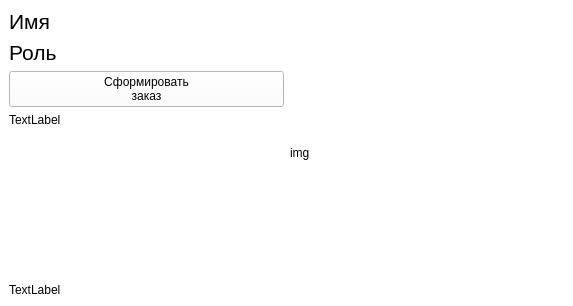
<?xml version="1.0" encoding="UTF-8"?>
<ui version="4.0">
 <class>MainWindow_laborant</class>
 <widget class="QMainWindow" name="MainWindow_laborant">
  <property name="geometry">
   <rect>
    <x>0</x>
    <y>0</y>
    <width>573</width>
    <height>306</height>
   </rect>
  </property>
  <property name="windowTitle">
   <string>MainWindow</string>
  </property>
  <property name="windowIcon">
   <iconset>
    <normaloff>../../Resources/logo.ico</normaloff>../../Resources/logo.ico</iconset>
  </property>
  <property name="styleSheet">
   <string notr="true">background-color: rgb(255, 255, 255);</string>
  </property>
  <widget class="QWidget" name="centralwidget">
   <layout class="QHBoxLayout" name="horizontalLayout">
    <item>
     <layout class="QVBoxLayout" name="verticalLayout">
      <item>
       <widget class="QLabel" name="label_name">
        <property name="font">
         <font>
          <pointsize>16</pointsize>
         </font>
        </property>
        <property name="text">
         <string>&lt;html&gt;&lt;head/&gt;&lt;body&gt;&lt;p&gt;&lt;span style=&quot; font-size:16pt;&quot;&gt;Имя&lt;/span&gt;&lt;/p&gt;&lt;/body&gt;&lt;/html&gt;</string>
        </property>
       </widget>
      </item>
      <item>
       <widget class="QLabel" name="label_role">
        <property name="font">
         <font>
          <pointsize>16</pointsize>
         </font>
        </property>
        <property name="text">
         <string>&lt;html&gt;&lt;head/&gt;&lt;body&gt;&lt;p&gt;&lt;span style=&quot; font-size:16pt;&quot;&gt;Роль&lt;/span&gt;&lt;/p&gt;&lt;/body&gt;&lt;/html&gt;</string>
        </property>
       </widget>
      </item>
      <item>
       <widget class="QPushButton" name="btn_req_order">
        <property name="styleSheet">
         <string notr="true">QPushButton:hover {
background-color: rgb(73,140,81);
}</string>
        </property>
        <property name="text">
         <string>Cформировать
заказ</string>
        </property>
       </widget>
      </item>
      <item>
       <widget class="QLabel" name="label_logo">
        <property name="text">
         <string>TextLabel</string>
        </property>
       </widget>
      </item>
      <item>
       <spacer name="verticalSpacer">
        <property name="orientation">
         <enum>Qt::Vertical</enum>
        </property>
        <property name="sizeHint" stdset="0">
         <size>
          <width>20</width>
          <height>40</height>
         </size>
        </property>
       </spacer>
      </item>
      <item>
       <widget class="QLabel" name="label_timer">
        <property name="text">
         <string>TextLabel</string>
        </property>
       </widget>
      </item>
     </layout>
    </item>
    <item>
     <widget class="QLabel" name="image_laborant">
      <property name="text">
       <string>&lt;html&gt;&lt;head/&gt;&lt;body&gt;&lt;p&gt;img&lt;/p&gt;&lt;/body&gt;&lt;/html&gt;</string>
      </property>
     </widget>
    </item>
   </layout>
  </widget>
 </widget>
 <resources/>
 <connections/>
</ui>
